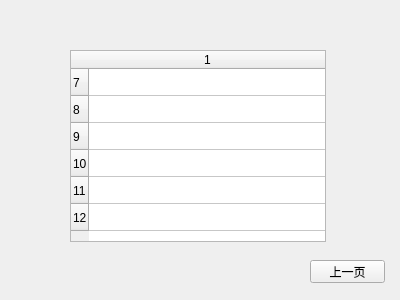
<?xml version="1.0" encoding="UTF-8"?>
<ui version="4.0">
 <class>focuslist2</class>
 <widget class="QWidget" name="focuslist2">
  <property name="geometry">
   <rect>
    <x>0</x>
    <y>0</y>
    <width>400</width>
    <height>300</height>
   </rect>
  </property>
  <property name="windowTitle">
   <string>Form</string>
  </property>
  <widget class="QTableWidget" name="tableWidget">
   <property name="geometry">
    <rect>
     <x>70</x>
     <y>50</y>
     <width>256</width>
     <height>192</height>
    </rect>
   </property>
   <property name="rowCount">
    <number>6</number>
   </property>
   <property name="columnCount">
    <number>1</number>
   </property>
   <attribute name="horizontalHeaderDefaultSectionSize">
    <number>237</number>
   </attribute>
   <attribute name="verticalHeaderDefaultSectionSize">
    <number>27</number>
   </attribute>
   <row>
    <property name="text">
     <string>7</string>
    </property>
   </row>
   <row>
    <property name="text">
     <string>8</string>
    </property>
   </row>
   <row>
    <property name="text">
     <string>9</string>
    </property>
   </row>
   <row>
    <property name="text">
     <string>10</string>
    </property>
   </row>
   <row>
    <property name="text">
     <string>11</string>
    </property>
   </row>
   <row>
    <property name="text">
     <string>12</string>
    </property>
   </row>
   <column/>
  </widget>
  <widget class="QPushButton" name="pushButton">
   <property name="geometry">
    <rect>
     <x>310</x>
     <y>260</y>
     <width>75</width>
     <height>23</height>
    </rect>
   </property>
   <property name="text">
    <string>上一页</string>
   </property>
  </widget>
 </widget>
 <resources/>
 <connections/>
</ui>
